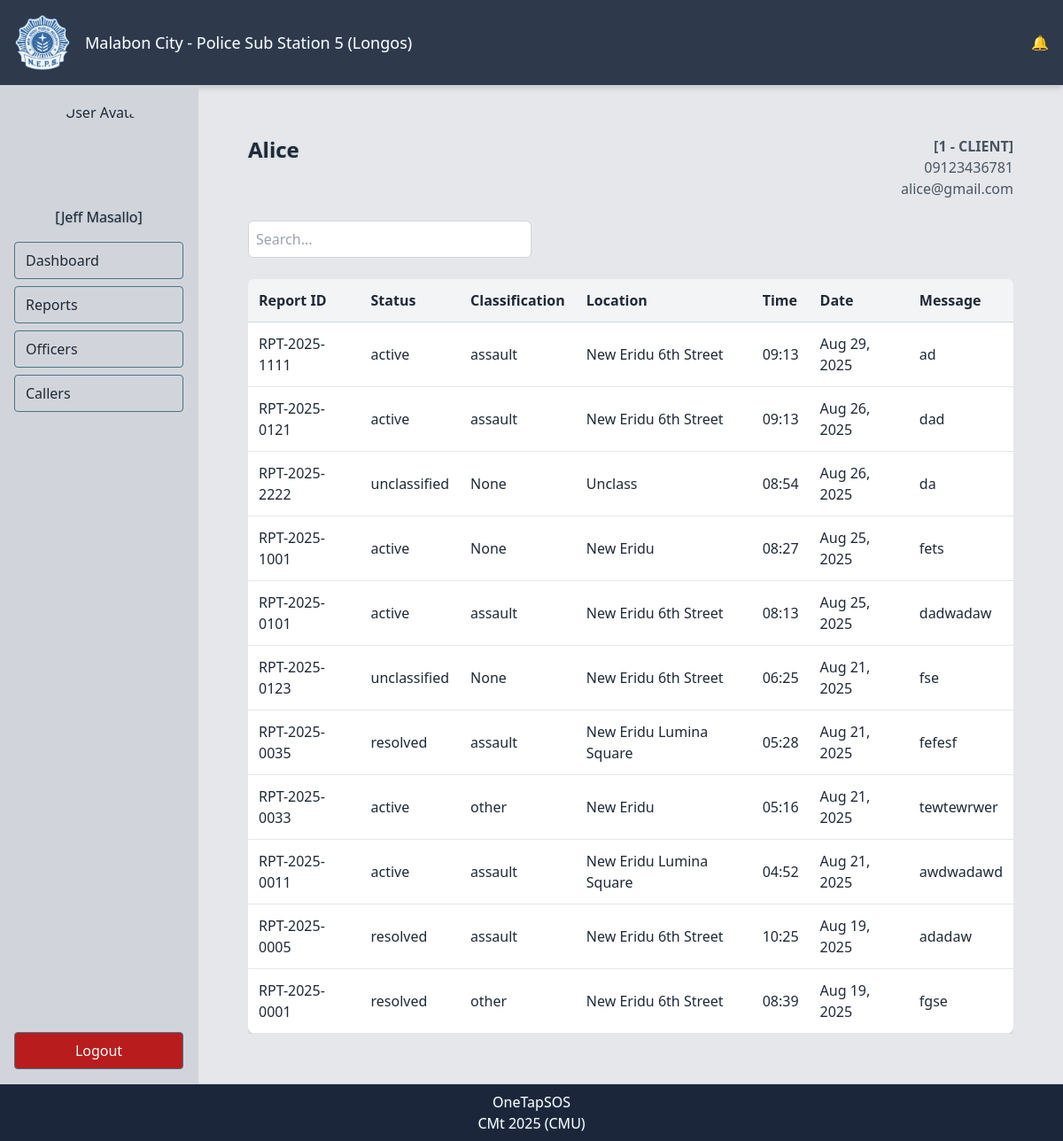
The page /users/callersview/1/ (signed in) on the database its author committed.
### users/models.py (models this page shows, shortened)
class UserProfile(AbstractUser):
    username = None  # Remove default username
    police_id = models.CharField(
        max_length=20,
        unique=True,
        validators=[police_id_regex],
        help_text="Enter your official Police ID (e.g. PNP-12345)"
    )
    email = models.EmailField(unique=True)
    first_name = models.CharField(max_length=150)
    last_name = models.CharField(max_length=150)
    phone_number = models.CharField(
        max_length=11,
        validators=[philippine_mobile_regex],
        help_text="Enter a valid Philippine mobile number (e.g. 09123456789)."
    )
    rank = models.CharField(
        max_length=40,
        choices=RANK_GROUPED_CHOICES,
        default='Patrolman/Patrolwoman',
        help_text="Select your official police rank."
    )
    designation = models.CharField(
        max_length=100,
        blank=True,
        null=True,
        help_text="Officer’s current designation/role (e.g. Investigator, Desk Officer, Patrol Unit)."
    )
    area_vicinity = models.CharField(
        max_length=150,
        blank=True,
        null=True,
        help_text="Assigned area or vicinity of responsibility (e.g. Quezon City, Barangay 123)."
    )
    officer_photo = models.ImageField(
        upload_to='officer_photos/',
        null=True,
        blank=True,
        validators=[FileExtensionValidator(['jpg', 'jpeg', 'png'])],
        help_text="Upload a profile picture of the officer."
    )
    date_joined = models.DateTimeField(auto_now_add=True)
    is_active = models.BooleanField(default=True)
    is_staff = models.BooleanField(default=False)
    USERNAME_FIELD = 'police_id'
    REQUIRED_FIELDS = ['email', 'first_name', 'last_name']
    objects = CustomUserManager()

### callers/models.py (models this page shows, shortened)
class Caller(models.Model):
    caller_id = models.AutoField(primary_key=True)
    full_name = models.CharField(max_length=150)
    phone_number = models.CharField(
        max_length=11,
        unique=True,
        validators=[philippine_mobile_regex]
    )
    email = models.EmailField(unique=True, blank=True, null=True)
    password = models.CharField(max_length=128)  # will store **hashed** password
    date_registered = models.DateTimeField(auto_now_add=True)

### reports/models.py (models this page shows, shortened)
class EmergencyReport(models.Model):
    report_id = models.CharField(
        max_length=50,
        unique=True,
        validators=[RegexValidator(
            r'^RPT-\d{4}-\d{4}$',
            'Report ID must be in format RPT-YYYY-0000'
        )]
    )
    date_time_reported = models.DateTimeField(default=timezone.now)
    location = models.CharField(max_length=255)
    sender = models.ForeignKey(
        "callers.Caller",
        on_delete=models.CASCADE,
        related_name="reports"
    )
    message = models.TextField(blank=True, null=True)
    CRIME_CATEGORIES = [
        ('assault', 'Assault'),
        ('sexual_assault', 'Sexual Assault'),
        ('robbery', 'Robbery'),
        ('other', 'Other'),
    ]
    crime_category = models.CharField(max_length=50, choices=CRIME_CATEGORIES, blank=True, null=True)
    STATUS_CHOICES = [
        ('active', 'Active'),
        ('resolved', 'Resolved'),
        ('unclassified', 'Unclassified'),
        ('rejected', 'Rejected'),
    ]
    status = models.CharField(max_length=20, choices=STATUS_CHOICES, default='active')
    rejection_reason = models.TextField(blank=True, null=True)
    date_time_responded = models.DateTimeField(null=True, blank=True)
    officers_responded = models.ManyToManyField(
        settings.AUTH_USER_MODEL,
        blank=True,
        related_name='reports_responded_to',
        help_text='Officers who responded to this report'
    )
    date_time_resolved = models.DateTimeField(null=True, blank=True)
    date_time_rejected = models.DateTimeField(null=True, blank=True)
    REJECTION_EXPIRATION_DAYS = 7
    ALLOWED_TRANSITIONS = {
        'active': ['resolved', 'rejected', 'unclassified'],
        'unclassified': ['resolved', 'rejected'],
        'resolved': [],
        'rejected': []
    }
    class Meta:
        ordering = ['-date_time_reported']

### users/views.py (the view)
# urls.py: path('callersview/<int:caller_id>/', views.callers_view, name='callers_view'),
@login_required
def callers_view(request, caller_id):
    caller = get_object_or_404(Caller, caller_id=caller_id)
    reports = caller.reports.all().order_by('-date_time_reported')
    return render(request, "users/callers_view.html", {
        "caller": caller,
        "reports": reports
    })

### notifications/context_processors.py (called while the page is built)
def notifications_context(request):
    if request.user.is_authenticated:
        unread_count = Notification.objects.filter(
            recipient=request.user, is_read=False
        ).count()
        latest_notifications = Notification.objects.filter(
            recipient=request.user
        ).order_by("-created_at")[:10]
    else:
        unread_count = 0
        latest_notifications = []
    return {
        "unread_count": unread_count,
        "latest_notifications": latest_notifications,
    }

### templates/users/callers_view.html (shortened to what this page needs)
{% extends "base.html" %}
{% block content %}
<div class="p-6 space-y-6">
    <div class="flex flex-col md:flex-row md:justify-between md:items-start gap-3">
        <h2 class="text-2xl font-semibold text-gray-800 text-glow">
            {{ caller.full_name|default:"Full Name" }}
        </h2>
        <div class="text-left md:text-right">
            <p class="text-gray-600"><strong>[{{ caller.caller_id }} - CLIENT]</strong></p>
            <p class="text-gray-600">{{ caller.phone_number }}</p>
            <p class="text-gray-600">{{ caller.email }}</p>
        </div>
    </div>
    <div class="mb-6">
        <input type="text" placeholder="Search..."
               class="w-full md:w-80 p-2 border border-gray-300 rounded-md
                      focus:outline-none focus:ring-2 focus:ring-[#4B7289]">
    </div>
    <div class="hidden md:block overflow-x-auto">
        <table class="w-full border-collapse bg-white shadow-md rounded-lg overflow-hidden">
            <thead>
                <tr class="bg-gray-100">
                    <th class="p-3 border-b border-gray-300 text-left text-gray-800 font-semibold">Report ID</th>
                    <th class="p-3 border-b border-gray-300 text-left text-gray-800 font-semibold">Status</th>
                    <th class="p-3 border-b border-gray-300 text-left text-gray-800 font-semibold">Classification</th>
                    <th class="p-3 border-b border-gray-300 text-left text-gray-800 font-semibold">Location</th>
                    <th class="p-3 border-b border-gray-300 text-left text-gray-800 font-semibold">Time</th>
                    <th class="p-3 border-b border-gray-300 text-left text-gray-800 font-semibold">Date</th>
                    <th class="p-3 border-b border-gray-300 text-left text-gray-800 font-semibold">Message</th>
                </tr>
            </thead>
            <tbody>
                {% for report in reports %}
                <tr class="hover:bg-gray-50">
                    <td class="p-3 border-b">{{ report.report_id }}</td>
                    <td class="p-3 border-b">{{ report.status }}</td>
                    <td class="p-3 border-b">{{ report.crime_category }}</td>
                    <td class="p-3 border-b">{{ report.location }}</td>
                    <td class="p-3 border-b">{{ report.date_time_reported|time:"H:i" }}</td>
                    <td class="p-3 border-b">{{ report.date_time_reported|date:"M d, Y" }}</td>
                    <td class="p-3 border-b">{{ report.message }}</td>
                </tr>
                {% empty %}
                <tr>
                    <td colspan="7" class="p-3 border-b text-center text-gray-500">No reports found for this caller.</td>
                </tr>
                {% endfor %}
            </tbody>
        </table>
    </div>
</div>
{% endblock %}

### templates/base.html (shortened to what this page needs)
{% load static %}
{% load humanize %}
<!DOCTYPE html>
<html lang="en">
<head>
    <script src="https://cdn.tailwindcss.com"></script>
</head>
<body class="bg-[#E5E7EB] text-gray-800 font-sans" x-data="{ open: false }">
    <div class="flex flex-col min-h-screen">
        <header class="flex justify-between items-center p-4 bg-[#1B263B]/90 shadow-md border-b border-gray-300">
            <div class="flex items-center gap-4">
                <img src="/static/img/NEPS_Logo.png" alt="Station Logo"
                    class="w-12 h-12 sm:w-16 sm:h-16 object-cover">
                <div class="text-base sm:text-lg font-medium text-white text-glow leading-tight">
                    Malabon City - Police Sub Station 5 <br class="sm:hidden"> (Longos)
                </div>
            </div>
            <div class="relative" x-data="{ showNotif: false }">
                <button @click="showNotif = !showNotif" class="relative text-white focus:outline-none">
                    🔔
                </button>
            </div>
        </header>
        <div class="flex flex-1">
            <aside
                class="fixed inset-y-0 left-0 w-56 p-4 bg-[#D1D5DB] border-r border-gray-300 flex flex-col
                       transform transition-transform ease-in-out duration-300
                       md:relative md:translate-x-0 md:flex z-50"
                :class="open ? 'translate-x-0' : '-translate-x-full'">
                <div class="flex flex-col items-center">
                    {% if request.user.officer_photo %}
                        <img src="{{ request.user.officer_photo.url }}" alt="User Avatar"
                            class="w-24 h-24 sm:w-28 sm:h-28 object-cover rounded-full border-2 border-gray-300 mb-2">
                    {% else %}
                        <img src="{% static 'img/avatar-placeholder.png' %}" alt="User Avatar"
                            class="w-24 h-24 sm:w-28 sm:h-28 object-cover rounded-full border-2 border-gray-300 mb-2">
                    {% endif %}
                    <p class="font-medium text-gray-800 text-glow mb-4 text-sm sm:text-base text-center">
                        [{{ request.user.get_full_name|default:request.user.username }}]
                    </p>
                </div>
                <nav class="flex flex-col gap-2">
                    <a href="{% url 'dashboard' %}" class="px-3 py-2 rounded hover:bg-[#4B7289]/80 hover:text-white transition border-glow">
                        Dashboard
                    </a>
                    <a href="{% url 'report_list' %}" class="px-3 py-2 rounded hover:bg-[#4B7289]/80 hover:text-white transition border-glow">
                        Reports
                    </a>
                    <a href="{% url 'officer_list' %}" class="px-3 py-2 rounded hover:bg-[#4B7289]/80 hover:text-white transition border-glow">
                        Officers
                    </a>
                    <a href="{% url 'callers_list' %}" class="px-3 py-2 rounded hover:bg-[#4B7289]/80 hover:text-white transition border-glow">
                        Callers
                    </a>
                </nav>
                <form method="post" action="{% url 'logout' %}" class="mt-auto">
                    <button type="submit"
                        class="w-full bg-[#B91C1C] hover:bg-[#991B1B] text-white py-2 rounded border-glow transition">
                        Logout
                    </button>
                </form>
            </aside>
            <main class="flex-1 p-4 sm:p-8 space-y-4 sm:space-y-6">
                {% block content %}{% endblock %}
            </main>
        </div>
        <footer class="bg-[#1B263B] text-white text-center py-2 border-t border-gray-300 text-glow text-sm sm:text-base">
            OneTapSOS<br>
            CMt 2025 (CMU)
        </footer>
    </div>
</body>
</html>

### templates/base.html (style rules this page uses)
.border-glow { border: 1px solid #4B7289; transition: border-color 0.3s ease; }
.text-glow { text-shadow: 0 0 2px rgba(75, 114, 137, 0.5); }

### rows shown on the page
UserProfile: user.get_full_name "Jeff Masallo"
Caller: full_name "Alice", caller_id "1", phone_number "09123436781", email "alice@gmail.com"
EmergencyReport: report_id "RPT-2025-1111", status "active", crime_category "assault", location "New Eridu 6th Street", date_time_reported "09:13", date_time_reported "Aug 29, 2025", message "ad"
EmergencyReport: report_id "RPT-2025-0121", status "active", crime_category "assault", location "New Eridu 6th Street", date_time_reported "09:13", date_time_reported "Aug 26, 2025", message "dad"
EmergencyReport: report_id "RPT-2025-2222", status "unclassified", crime_category "None", location "Unclass", date_time_reported "08:54", date_time_reported "Aug 26, 2025", message "da"
EmergencyReport: report_id "RPT-2025-1001", status "active", crime_category "None", location "New Eridu", date_time_reported "08:27", date_time_reported "Aug 25, 2025", message "fets"
EmergencyReport: report_id "RPT-2025-0101", status "active", crime_category "assault", location "New Eridu 6th Street", date_time_reported "08:13", date_time_reported "Aug 25, 2025", message "dadwadaw"
EmergencyReport: report_id "RPT-2025-0123", status "unclassified", crime_category "None", location "New Eridu 6th Street", date_time_reported "06:25", date_time_reported "Aug 21, 2025", message "fse"
EmergencyReport: report_id "RPT-2025-0035", status "resolved", crime_category "assault", location "New Eridu Lumina Square", date_time_reported "05:28", date_time_reported "Aug 21, 2025", message "fefesf"
EmergencyReport: report_id "RPT-2025-0033", status "active", crime_category "other", location "New Eridu", date_time_reported "05:16", date_time_reported "Aug 21, 2025", message "tewtewrwer"
EmergencyReport: report_id "RPT-2025-0011", status "active", crime_category "assault", location "New Eridu Lumina Square", date_time_reported "04:52", date_time_reported "Aug 21, 2025", message "awdwadawd"
EmergencyReport: report_id "RPT-2025-0005", status "resolved", crime_category "assault", location "New Eridu 6th Street", date_time_reported "10:25", date_time_reported "Aug 19, 2025", message "adadaw"
EmergencyReport: report_id "RPT-2025-0001", status "resolved", crime_category "other", location "New Eridu 6th Street", date_time_reported "08:39", date_time_reported "Aug 19, 2025", message "fgse"
